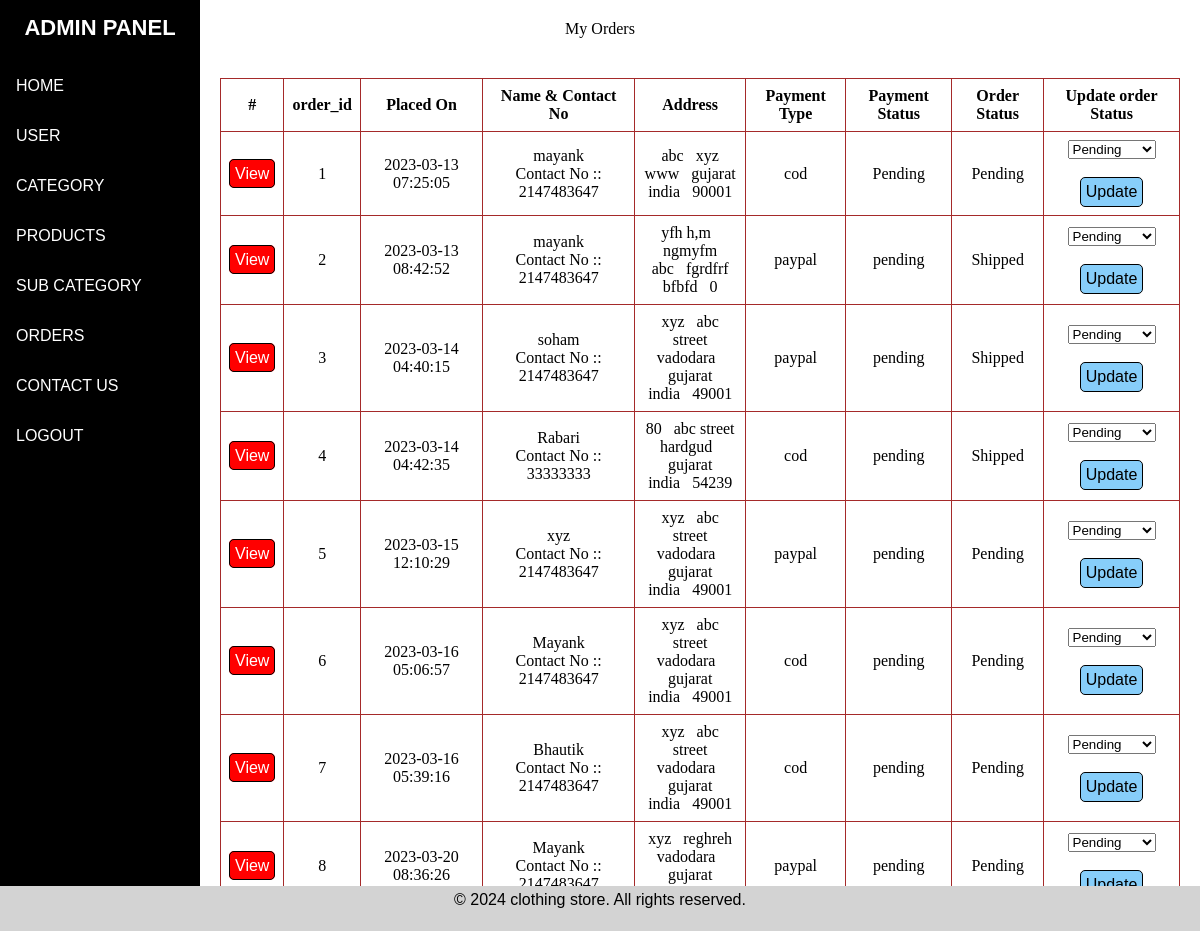
Page /admin/adorder.php (signed in) on the committed database.
### tables this page shows
CREATE TABLE `ordered` (
  `id` int(11) NOT NULL,
  `user_id` int(11) NOT NULL,
  `name` varchar(30) NOT NULL,
  `number` int(10) NOT NULL,
  `email` varchar(30) NOT NULL,
  `flat` varchar(50) NOT NULL,
  `street` varchar(50) NOT NULL,
  `city` varchar(40) NOT NULL,
  `state` varchar(40) NOT NULL,
  `country` varchar(50) NOT NULL,
  `pincode` int(10) NOT NULL,
  `payment_type` varchar(30) NOT NULL,
  `total_price` float NOT NULL,
  `payment_status` varchar(20) NOT NULL,
  `order_status` int(11) NOT NULL,
  `added_on` datetime NOT NULL
);

CREATE TABLE `order_status` (
  `id` int(11) NOT NULL,
  `name` varchar(50) NOT NULL
);

### admin/adorder.php (the view, shortened to what this page needs)
<?php
include('header.php');
?>
<!DOCTYPE html>
<html lang="en">
<head>
</head>
<body>
<p class="main-title">My Orders</p>
<?php
$select_orders=mysqli_query($con,"select ordered.*,order_status.name as order_status_str from ordered,order_status where  order_status.id=ordered.order_status") or die('query 1Failed');
if(mysqli_num_rows($select_orders)>0){
    ?>
    <table border="1">
        <tr>
            <th>#</th>
            <th>order_id</th>
            <th>Placed On</th>
            <th>Name & Contact No</th>
            <th>Address</th>
            <th>Payment Type</th>
            <th>Payment Status</th>
            <th>Order Status</th>
            <th>Update order Status</th>
</tr>
    <?php
    while($fetch_orders=mysqli_fetch_assoc($select_orders)){
        ?>
        <form method="post" action="adorder.php">
        <tr>
              <td><a href="admin_orderdetail.php?id=<?php echo $fetch_orders['id'] ;?>" class="view">View</a></td>
              <td><?php echo $fetch_orders['id'] ;?></td>
              <td><?php echo $fetch_orders['added_on'] ;?></td>
              <td><?php echo $fetch_orders['name']; ?> <br> Contact No :: <?php echo $fetch_orders['number']; ?></td>
              <td><?php echo $fetch_orders['flat']; ?> &nbsp; <?php echo $fetch_orders['street']; ?><br>
              <?php echo $fetch_orders['city']; ?>  &nbsp; <?php echo $fetch_orders['state']; ?><br>
              <?php echo $fetch_orders['country']; ?> &nbsp; <?php echo $fetch_orders['pincode']; ?></td>
              <td><?php echo $fetch_orders['payment_type']; ?></td>
              <td><?php echo $fetch_orders['payment_status']; ?></td>
              <td><?php echo $fetch_orders['order_status_str']; ?></td>
              <td>
                    <form method="post">
                        <select name="update_order">
                        <?php
                          $sql="select * from order_status";
                          $res=mysqli_query($con,$sql);
                          while($row=mysqli_fetch_assoc($res)){
                            ?>
                             <option value="<?php echo $row['id']?>"><?php echo $row['name']?></option>
                            <?php
                          }
                        ?>
                        </select><br><br>
                        <input type="submit" name="update_order_status" value="Update" class="view-edit">
                    </form>
              </td>
        </tr>
        </form>
        <?php
}
?>
</table>
<?php
}else{
    echo '<p class="main-title">No Order Places yet</p>';
}
?>
</body>
</html>
<?php
include ('./includes/footer.php');
?>

### admin/style.css (style rules this page uses)
* { padding: 0; margin: 0; }
.main table th,td { padding: 8px; }

### admin/adorder.php (style rules this page uses)
table { align-items: center; color: black; text-align: center; border-color: brown; width: 80%; border-collapse: collapse; margin: 20px 220px; }
table th,td { padding: 8px; }
.view, .view-edit { border:1px solid black; background-color:red; padding:5px; border-radius:5px; font-family: 'Gill Sans', 'Gill Sans MT', Calibri, 'Trebuchet MS', sans-serif; font-size:16px; text-decoration:none; color:white; }
.view-edit { background-color:lightskyblue; color:black }
.main-title { padding:20px; text-align:center; }

### rows in the picture
ordered: id "1", added_on "2023-03-13 07:25:05", name "mayank", number "2147483647", flat "abc", street "xyz", city "www", state "gujarat", country "india", pincode "90001", payment_type "cod", payment_status "Pending", order_status.name "Pending"
ordered: id "2", added_on "2023-03-13 08:42:52", name "mayank", number "2147483647", flat "yfh h,m", street "ngmyfm", city "abc", state "fgrdfrf", country "bfbfd", pincode "0", payment_type "paypal", payment_status "pending", order_status.name "Shipped"
ordered: id "3", added_on "2023-03-14 04:40:15", name "soham", number "2147483647", flat "xyz", street "abc street", city "vadodara", state "gujarat", country "india", pincode "49001", payment_type "paypal", payment_status "pending", order_status.name "Shipped"
ordered: id "4", added_on "2023-03-14 04:42:35", name "Rabari", number "33333333", flat "80", street "abc street", city "hardgud", state "gujarat", country "india", pincode "54239", payment_type "cod", payment_status "pending", order_status.name "Shipped"
ordered: id "5", added_on "2023-03-15 12:10:29", name "xyz", number "2147483647", flat "xyz", street "abc street", city "vadodara", state "gujarat", country "india", pincode "49001", payment_type "paypal", payment_status "pending", order_status.name "Pending"
ordered: id "6", added_on "2023-03-16 05:06:57", name "Mayank", number "2147483647", flat "xyz", street "abc street", city "vadodara", state "gujarat", country "india", pincode "49001", payment_type "cod", payment_status "pending", order_status.name "Pending"
ordered: id "7", added_on "2023-03-16 05:39:16", name "Bhautik", number "2147483647", flat "xyz", street "abc street", city "vadodara", state "gujarat", country "india", pincode "49001", payment_type "cod", payment_status "pending", order_status.name "Pending"
ordered: id "8", added_on "2023-03-20 08:36:26", name "Mayank", number "2147483647", flat "xyz", street "reghreh", city "vadodara", state "gujarat", payment_type "paypal", payment_status "pending", order_status.name "Pending"

### other values in the picture
form field update_order "Pending"
